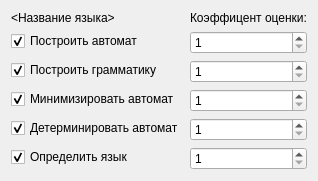
<?xml version="1.0" encoding="UTF-8"?>
<ui version="4.0">
 <class>TaskForm</class>
 <widget class="QWidget" name="TaskForm">
  <property name="geometry">
   <rect>
    <x>0</x>
    <y>0</y>
    <width>309</width>
    <height>166</height>
   </rect>
  </property>
  <property name="sizePolicy">
   <sizepolicy hsizetype="Preferred" vsizetype="Minimum">
    <horstretch>0</horstretch>
    <verstretch>0</verstretch>
   </sizepolicy>
  </property>
  <property name="windowTitle">
   <string>Form</string>
  </property>
  <layout class="QFormLayout" name="formLayout">
   <item row="0" column="0">
    <widget class="QLabel" name="label">
     <property name="text">
      <string>&lt;Название языка&gt;</string>
     </property>
    </widget>
   </item>
   <item row="1" column="0">
    <widget class="QCheckBox" name="gtoaCheck">
     <property name="text">
      <string>Построить автомат</string>
     </property>
     <property name="checked">
      <bool>true</bool>
     </property>
    </widget>
   </item>
   <item row="2" column="0">
    <widget class="QCheckBox" name="atogCheck">
     <property name="text">
      <string>Построить грамматику</string>
     </property>
     <property name="checked">
      <bool>true</bool>
     </property>
    </widget>
   </item>
   <item row="3" column="0">
    <widget class="QCheckBox" name="minCheck">
     <property name="text">
      <string>Минимизировать автомат</string>
     </property>
     <property name="checked">
      <bool>true</bool>
     </property>
    </widget>
   </item>
   <item row="4" column="0">
    <widget class="QCheckBox" name="detCheck">
     <property name="text">
      <string>Детерминировать автомат</string>
     </property>
     <property name="checked">
      <bool>true</bool>
     </property>
    </widget>
   </item>
   <item row="5" column="0">
    <widget class="QCheckBox" name="langCheck">
     <property name="text">
      <string>Определить язык</string>
     </property>
     <property name="checked">
      <bool>true</bool>
     </property>
    </widget>
   </item>
   <item row="0" column="1">
    <widget class="QLabel" name="label_2">
     <property name="text">
      <string>Коэффицент оценки:</string>
     </property>
    </widget>
   </item>
   <item row="1" column="1">
    <widget class="QSpinBox" name="gtoaCoeff">
     <property name="minimum">
      <number>1</number>
     </property>
     <property name="maximum">
      <number>10</number>
     </property>
    </widget>
   </item>
   <item row="2" column="1">
    <widget class="QSpinBox" name="atogCoeff">
     <property name="minimum">
      <number>1</number>
     </property>
     <property name="maximum">
      <number>10</number>
     </property>
    </widget>
   </item>
   <item row="3" column="1">
    <widget class="QSpinBox" name="minCoeff">
     <property name="minimum">
      <number>1</number>
     </property>
     <property name="maximum">
      <number>10</number>
     </property>
    </widget>
   </item>
   <item row="4" column="1">
    <widget class="QSpinBox" name="detCoeff">
     <property name="minimum">
      <number>1</number>
     </property>
     <property name="maximum">
      <number>10</number>
     </property>
    </widget>
   </item>
   <item row="5" column="1">
    <widget class="QSpinBox" name="langCoeff">
     <property name="minimum">
      <number>1</number>
     </property>
     <property name="maximum">
      <number>10</number>
     </property>
    </widget>
   </item>
  </layout>
 </widget>
 <resources/>
 <connections/>
</ui>
